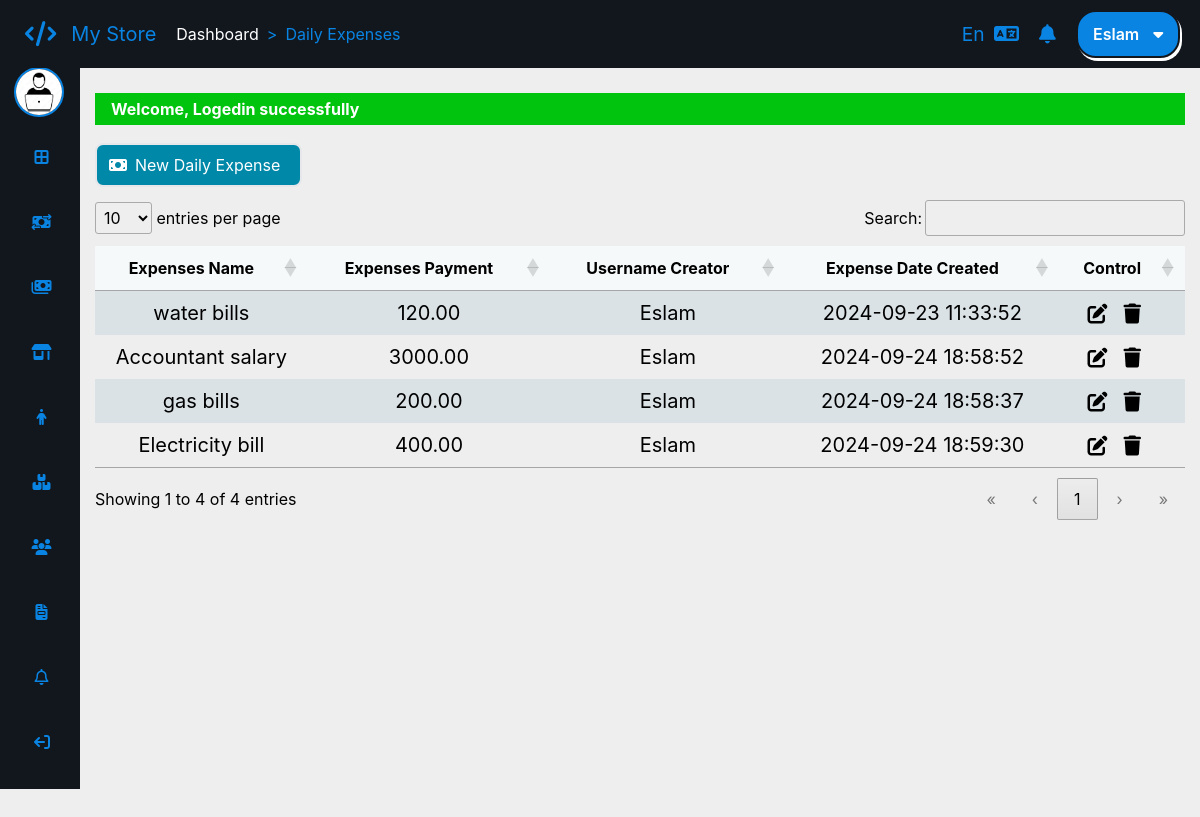
Screenshot of /dailyexpenses (signed in) with the database file from the repository.
### tables this page shows
CREATE TABLE `app_expenses_daily_list` (
  `DExpensesId` int(10) UNSIGNED NOT NULL,
  `ExpenseId` tinyint(3) UNSIGNED NOT NULL,
  `Payment` decimal(7,2) UNSIGNED NOT NULL,
  `Created` datetime NOT NULL,
  `UserId` int(10) UNSIGNED NOT NULL
);

CREATE TABLE `app_expenses_categories` (
  `ExpenseId` tinyint(3) UNSIGNED NOT NULL,
  `ExpenseName` varchar(30) NOT NULL,
  `ExpenseNameAr` varchar(30) NOT NULL,
  `FixedPayment` decimal(7,2) NOT NULL
);

CREATE TABLE `app_users` (
  `UserId` int(10) UNSIGNED NOT NULL,
  `Username` varchar(15) NOT NULL,
  `Password` char(60) NOT NULL,
  `Email` varchar(40) NOT NULL,
  `PhoneNumber` varchar(15) DEFAULT NULL,
  `SubscriptionDate` date NOT NULL,
  `LastLogin` datetime NOT NULL,
  `GroupId` tinyint(3) UNSIGNED NOT NULL,
  `Status` tinyint(1) NOT NULL DEFAULT 1
);

### app/controllers/abstractcontroller.php (called while the page is built, shortened)
<?php
class AbstractController
{
    protected $_controller;
    protected $_action;
    protected $_data = [];
    protected $_template;
    protected $_registry;
    public function setRegistry($registry)
    {
        $this->_registry = $registry;
    }
    public function setController($controller)
    {
        $this->_controller = $controller;
    }
    public function setAction($action)
    {
        $this->_action = $action;
    }
    public function setTemplate($template)
    {
        $this->_template = $template;
    }
    protected function _view()
    {
        $view = VIEWS_PATH . $this->_controller . DS . $this->_action . '.view.php';
        $this->language->getDictionary();
        $this->_data = array_merge($this->_data, $this->language->getDictionary());
        $this->_template->setRegistry($this->_registry);
        $this->_template->setActionViewFile($view);
        $this->_template->setAppData($this->_data);
        $this->_template->renderApp();
    }
}

### app/controllers/dailyexpensescontroller.php (called while the page is built, shortened)
<?php
class DailyExpensesController extends AbstractController
{
    public function defaultAction()
    {
        $this->_data["dailyExpenses"] = DailyExpensesModel::getAll();
        $this->_view();
    }
}

### app/lib/frontcontroller.php (called while the page is built, shortened)
<?php
class FrontController
{
    private $_controller = 'index';
    private $_action = 'default';
    private $_params = array();
    private $_template;
    private $_registry;
    public function __construct(Template $template, Registry $registry, Authentication $auth)
    {
        $this->_template = $template;
        $this->_registry = $registry;
    }
    private function _parseUrl()
    {
        $url = explode("/", trim(parse_url($_SERVER['REQUEST_URI'], PHP_URL_PATH), '/'), 3);
        if (isset($url[0]) && $url[0] != '') {
            $this->_controller = $url[0];
        }
    }
    public function dispatch()
    {
        $actionName = $this->_action . 'Action';
        $controller = new $controllerClassName();
        $controller->setController($this->_controller);
        $controller->setAction($this->_action);
        $controller->setParams($this->_params);
        $controller->setTemplate($this->_template);
        $controller->setRegistry($this->_registry);
        $controller->$actionName();
    }
}

### public/index.php (called while the page is built, shortened)
<?php
require_once '..' . DS . 'app' . DS . 'lib' . DS . 'autoload.php';
require_once ".." . DIRECTORY_SEPARATOR . "app" . DIRECTORY_SEPARATOR . "lib" . DIRECTORY_SEPARATOR . "database" . DIRECTORY_SEPARATOR . "pdodatabase.php";
$session = new SessionManager();
$session->start();
$template_parts = require_once '..' . DS . 'app' . DS . 'config' . DS . 'templateconfig.php';
$template = new Template($template_parts);
$language = new Language();
$messgenger = Messenger::getInstance($session);
$authentication = Authentication::getInstance($session);
$notification = Notification::getInstance();
$registry = Registry::getInstance();
$registry->session = $session;
$registry->language = $language;
$registry->messenger = $messgenger;
$registry->notification = $notification;
$front = new FrontController($template, $registry, $authentication);
$front->dispatch();

### app/lib/sessionmanager.php (called while the page is built, shortened)
<?php
class SessionManager extends \SessionHandler
{
    public function __get($name)
    {
        return  false !== $_SESSION[$name] ? $_SESSION[$name] : false;
    }
}

### app/lib/database/databasehandler.php (called while the page is built, shortened)
<?php
abstract class DatabaseHandler
{
    public static function factory()
    {
        $driver = DATABASE_CONN_DRIVER;
        if ($driver === self::DATABASE_DRIVER_PDO) {
            return PDOabsHandler::getInstance();
        } elseif ($driver === self::DATABASE_DRIVER_MYSQLI) {
            return MYSQLIabsHandler::getInstance();
        }
    }
}

### app/lib/database/pdodatabase.php (called while the page is built, shortened)
<?php
class PDOabsHandler extends DatabaseHandler
{
    private static $_instance;
    private static $_handler;
    public function __call($name, $arguments)
    {
        return call_user_func_array([&self::$_handler, $name], $arguments);
    }
    protected static function ini()
    {
        try {
            self::$_handler = new \PDO('mysql://hostname=' . DATABASE_HOST_NAME . ";dbname=" . DATABASE_DB_NAME, DATABASE_USER_NAME, DATABASE_PASSWORD, [
                \PDO::MYSQL_ATTR_INIT_COMMAND => "SET NAMES UTF8",
                \PDO::ATTR_ERRMODE => \PDO::ERRMODE_EXCEPTION
            ]);
        } catch (\PDOException $exception) {
            echo $exception->getMessage();
        }
    }
    public static function getInstance()
    {
        if(self::$_instance === null) {
            self::$_instance = new self();
        }
        return self::$_instance;
    }
}

### app/models/abstractmodel.php (called while the page is built, shortened)
<?php
class AbstractModel
{
    protected static $tableName;
    protected static $tableSchema;
    public static function get($sql, $options = array())
    {
        $stmt = DatabaseHandler::factory()->prepare($sql);
        $stmt->execute();
        $result = $stmt->fetchAll(\PDO::FETCH_CLASS | \PDO::FETCH_PROPS_LATE, get_called_class(), array_keys(static::$tableSchema));
        return is_array($result) && !empty($result) ? $result : false;
    }
    public static function getModelTableName()
    {
        return static::$tableName;
    }
}

### app/models/dailyexpensesmodel.php (called while the page is built, shortened)
<?php
class DailyExpensesModel extends AbstractModel
{
    public function __get($prop)
    {
        return $this->$prop;
    }
    public static function getAll()
    {
        $sql  = 'SELECT aedl.*, au.Username UsernameCreator , aec.ExpenseName, aec.ExpenseNameAr FROM ' . static::getModelTableName() . ' aedl ';
        $sql .= 'INNER JOIN app_users au ON aedl.UserId = au.UserId ';
        $sql .= 'INNER JOIN app_expenses_categories aec ON aec.ExpenseId = aedl.ExpenseId';
        return self::get($sql);
    }
}

### app/lib/autoload.php (called while the page is built, shortened)
<?php
class Autoload
{
    public static function autoload($className)
    {
        $className = str_replace('PHPMVC', '', $className);
        $className = strtolower($className);
        $className = str_replace('\\', '/', $className);
        $className .= '.php';
    }
}

### app/views/dailyexpenses/default.view.php (the view)
<div class="<?= $this->session->lang == "en" ? "font-inter" : "font-zain text-lg" ?>">
    <a href="/dailyexpenses/create" class="py-2 px-3 rounded-lg bg-[#0088a9] text-[#FFF] my-2 inline-block  hover:bg-[#FFF] hover:text-[#0088a9] border-2 hover:border-[#0088a9]">
        <div class="flex justify-center items-center">
            <i class="fa-solid fa-money-bill"></i>
            <div class="mx-2 <?= $this->session->lang == 'ar' ? "font-zain" : null ?>">
                <?= $text_new_daily_expense ?>
            </div>
        </div>
    </a>
    <table class="" id="data">
        <thead>
            <tr>
                <th class="!text-center"><?= $text_table_expense_name ?></th>
                <th class="!text-center"><?= $text_table_expense_payment ?></th>
                <th class="!text-center"><?= $text_table_user_expense_creator ?></th>
                <th class="!text-center"><?= $text_table_expense_date ?></th>
                <th class="!text-center"><?= $text_table_control ?></th>
            </tr>
        </thead>
        <tbody>
            <?php
            if (false !== $dailyExpenses) :
                foreach ($dailyExpenses as $dailyExpense) :
            ?>
                    <tr>
                        <td class="text-xl !text-center"><?= $this->session->lang == 'en' ? $dailyExpense->ExpenseName : $dailyExpense->ExpenseNameAr ?></td>
                        <td class="text-xl !text-center"><?= $dailyExpense->Payment ?></td>
                        <td class="text-xl !text-center"><?= $dailyExpense->UsernameCreator ?></td>
                        <td class="text-xl !text-center"><?= $dailyExpense->Created ?></td>
                        <td>
                            <div class="flex items-center justify-center ">
                                <div class="transition-all duration-100 ease-linear hover:text-[#0088a9] cursor-pointer">
                                    <a class="edit" href="/dailyexpenses/edit/<?= $dailyExpense->DExpensesId ?>">
                                        <i class="fa-solid fa-pen-to-square fa-lg"></i>
                                    </a>
                                </div>
                                <div class="transition-all duration-100 ease-linear hover:text-[#a90017] cursor-pointer mx-4">
                                    <a class="delete" href="/dailyexpenses/delete/<?= $dailyExpense->DExpensesId ?>" onclick="if(!confirm('<?= $text_delete_daily_expenses_payment ?>')) return false;">
                                        <i class="fa-solid fa-trash fa-lg"></i>
                                    </a>
                                </div>
                            </div>
                        </td>
                    </tr>
            <?php
                endforeach;
            endif;
            ?>
        </tbody>
    </table>
</div>

### app/lib/template/template.php (shortened to what this page needs)
<?php
class Template
{
    private $_templateParts;
    private $_action_view;
    private $_registry;
    public function __construct(array $parts)
    {
        $this->_templateParts = $parts;
    }
    public function setActionViewFile($actionViewPath)
    {
        $this->_action_view = $actionViewPath;
    }
    public function setRegistry($registry)
    {
        $this->_registry = $registry;
    }
    public function __get($key)
    {
        return $this->_registry->$key;
    }
    private function renderTemplateHeaderStart()
    {
        require_once TEMPLATE_PATH . 'templateheaderstart.php';
    }
    private function renderTemplateHeaderEnd()
    {
        require_once TEMPLATE_PATH . 'templateheaderend.php';
    }
    private function renderTemplateContentStart()
    {
        require_once TEMPLATE_PATH . 'templatecontentstart.php';
    }
    private function renderTemplateFooter()
    {
        require_once TEMPLATE_PATH . 'templatefooter.php';
    }
    private function renderWrapperStart()
    {
        require_once TEMPLATE_PATH . 'wrapperstart.php';
    }
    private function renderWrapperEnd()
    {
        require_once TEMPLATE_PATH . 'wrapperend.php';
    }
    private function renderTemplateBlocks()
    {
        if (!array_key_exists('template', $this->_templateParts)) {
            trigger_error("Sorry you have define the template blocks", E_USER_WARNING);
        } else {
            $parts = $this->_templateParts['template'];
            if (!empty($parts)) {
                foreach ($parts as $partKey => $file) {
                    if ($partKey === ':view') {
                        require_once $this->_action_view;
                    } else {
                        require_once $file;
                    }
                }
            }
        }
    }
    private function renderHeaderResources()
    {
        $output = '';
        if (!array_key_exists('header_resources', $this->_templateParts)) {
            trigger_error("Sorry you have define the template header resources", E_USER_WARNING);
        } else {
            $headerResources = $this->_templateParts['header_resources'];
            if (!empty($headerResources)) {
                $css = $headerResources['css'];
                if (!empty($css)) {
                    foreach ($css as $cssKry => $path) {
                        $output .= '<link rel="stylesheet" href="' . $path . '" />';
                    }
                }
                $js = $headerResources['js'];
                if (!empty($js)) {
                    foreach ($js as $jsKey => $path) {
                        $output .= '<script src="' . $path . '"></script>';
                    }
                }
            }
        }
        echo $output;
    }
    public function renderApp()
    {
        $this->renderHeaderResources();
        $this->renderTemplateBlocks();
    }
}

### rows the page displays
app_expenses_daily_list: ExpenseId.ExpenseName "water bills", Payment "120.00", UserId.Username "Eslam", Created "2024-09-23 11:33:52"
app_expenses_daily_list: ExpenseId.ExpenseName "Accountant salary", Payment "3000.00", UserId.Username "Eslam", Created "2024-09-24 18:58:52"
app_expenses_daily_list: ExpenseId.ExpenseName "gas bills", Payment "200.00", UserId.Username "Eslam", Created "2024-09-24 18:58:37"
app_expenses_daily_list: ExpenseId.ExpenseName "Electricity bill", Payment "400.00", UserId.Username "Eslam", Created "2024-09-24 18:59:30"

### other values shown
$message[0] "Welcome, Logedin successfully"
